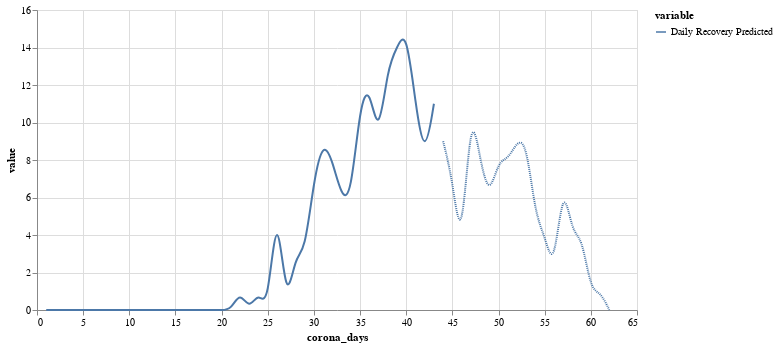

Notebook code for this chart:
### Code cell
plot_data(df=olg_model.df, countries=p.countries, var_in_multi_line=['Daily Recovery Predicted'])

### Figure 1 — Vega-Lite specification as saved in the notebook (floating-point values rounded to 4 significant figures)
{"config": {"view": {"continuousWidth": 400, "continuousHeight": 300}}, "layer": [{"data": {"name": "data-5faaac2e29f88440d7d424fdf038aba5"}, "mark": {"type": "line", "interpolate": "basis"}, "encoding": {"color": {"type": "nominal", "field": "variable"}, "x": {"type": "quantitative", "field": "corona_days"}, "y": {"type": "quantitative", "field": "value"}}}, {"data": {"name": "data-6d34e4743bef3713696bda22bf1edb22"}, "mark": {"type": "line", "interpolate": "basis", "strokeDash": [1, 1]}, "encoding": {"color": {"type": "nominal", "field": "variable"}, "x": {"type": "quantitative", "field": "corona_days"}, "y": {"type": "quantitative", "field": "value"}}}], "height": 300, "width": 600, "$schema": "https://vega.github.io/schema/vega-lite/v4.0.2.json", "datasets": {"data-5faaac2e29f88440d7d424fdf038aba5": [{"corona_days": 1, "variable": "Daily Recovery Predicted", "value": 0}, {"corona_days": 2, "variable": "Daily Recovery Predicted", "value": 0}, {"corona_days": 3, "variable": "Daily Recovery Predicted", "value": 0}, {"corona_days": 4, "variable": "Daily Recovery Predicted", "value": 0}, {"corona_days": 5, "variable": "Daily Recovery Predicted", "value": 0}, {"corona_days": 6, "variable": "Daily Recovery Predicted", "value": 0}, {"corona_days": 7, "variable": "Daily Recovery Predicted", "value": 0}, {"corona_days": 8, "variable": "Daily Recovery Predicted", "value": 0}, {"corona_days": 9, "variable": "Daily Recovery Predicted", "value": 0}, {"corona_days": 10, "variable": "Daily Recovery Predicted", "value": 0}, {"corona_days": 11, "variable": "Daily Recovery Predicted", "value": 0}, {"corona_days": 12, "variable": "Daily Recovery Predicted", "value": 0}, {"corona_days": 13, "variable": "Daily Recovery Predicted", "value": 0}, {"corona_days": 14, "variable": "Daily Recovery Predicted", "value": 0}, {"corona_days": 15, "variable": "Daily Recovery Predicted", "value": 0}, {"corona_days": 16, "variable": "Daily Recovery Predicted", "value": 0}, {"corona_days": 17, "variable": "Daily Recovery Predicted", "value": 0}, {"corona_days": 18, "variable": "Daily Recovery Predicted", "value": 0}, {"corona_days": 19, "variable": "Daily Recovery Predicted", "value": 0}, {"corona_days": 20, "variable": "Daily Recovery Predicted", "value": 0}, {"corona_days": 21, "variable": "Daily Recovery Predicted", "value": 0}, {"corona_days": 22, "variable": "Daily Recovery Predicted", "value": 1}, {"corona_days": 23, "variable": "Daily Recovery Predicted", "value": 0}, {"corona_days": 24, "variable": "Daily Recovery Predicted", "value": 1}, {"corona_days": 25, "variable": "Daily Recovery Predicted", "value": 0}, {"corona_days": 26, "variable": "Daily Recovery Predicted", "value": 6}, {"corona_days": 27, "variable": "Daily Recovery Predicted", "value": 0}, {"corona_days": 28, "variable": "Daily Recovery Predicted", "value": 3}, {"corona_days": 29, "variable": "Daily Recovery Predicted", "value": 3}, {"corona_days": 30, "variable": "Daily Recovery Predicted", "value": 7}, {"corona_days": 31, "variable": "Daily Recovery Predicted", "value": 9}, {"corona_days": 32, "variable": "Daily Recovery Predicted", "value": 8}, {"corona_days": 33, "variable": "Daily Recovery Predicted", "value": 6}, {"corona_days": 34, "variable": "Daily Recovery Predicted", "value": 6}, {"corona_days": 35, "variable": "Daily Recovery Predicted", "value": 11}, {"corona_days": 36, "variable": "Daily Recovery Predicted", "value": 12}, {"corona_days": 37, "variable": "Daily Recovery Predicted", "value": 9}, {"corona_days": 38, "variable": "Daily Recovery Predicted", "value": 13}, {"corona_days": 39, "variable": "Daily Recovery Predicted", "value": 14}, {"corona_days": 40, "variable": "Daily Recovery Predicted", "value": 15}, {"corona_days": 41, "variable": "Daily Recovery Predicted", "value": 11}, {"corona_days": 42, "variable": "Daily Recovery Predicted", "value": 8}, {"corona_days": 43, "variable": "Daily Recovery Predicted", "value": 11}], "data-6d34e4743bef3713696bda22bf1edb22": [{"corona_days": 44, "variable": "Daily Recovery Predicted", "value": 9}, {"corona_days": 45, "variable": "Daily Recovery Predicted", "value": 7}, {"corona_days": 46, "variable": "Daily Recovery Predicted", "value": 3}, {"corona_days": 47, "variable": "Daily Recovery Predicted", "value": 11}, {"corona_days": 48, "variable": "Daily Recovery Predicted", "value": 8}, {"corona_days": 49, "variable": "Daily Recovery Predicted", "value": 6}, {"corona_days": 50, "variable": "Daily Recovery Predicted", "value": 8}, {"corona_days": 51, "variable": "Daily Recovery Predicted", "value": 8}, {"corona_days": 52, "variable": "Daily Recovery Predicted", "value": 9}, {"corona_days": 53, "variable": "Daily Recovery Predicted", "value": 9}, {"corona_days": 54, "variable": "Daily Recovery Predicted", "value": 5}, {"corona_days": 55, "variable": "Daily Recovery Predicted", "value": 4}, {"corona_days": 56, "variable": "Daily Recovery Predicted", "value": 2}, {"corona_days": 57, "variable": "Daily Recovery Predicted", "value": 7}, {"corona_days": 58, "variable": "Daily Recovery Predicted", "value": 4}, {"corona_days": 59, "variable": "Daily Recovery Predicted", "value": 4}, {"corona_days": 60, "variable": "Daily Recovery Predicted", "value": 1}, {"corona_days": 61, "variable": "Daily Recovery Predicted", "value": 1}, {"corona_days": 62, "variable": "Daily Recovery Predicted", "value": 0}]}}
